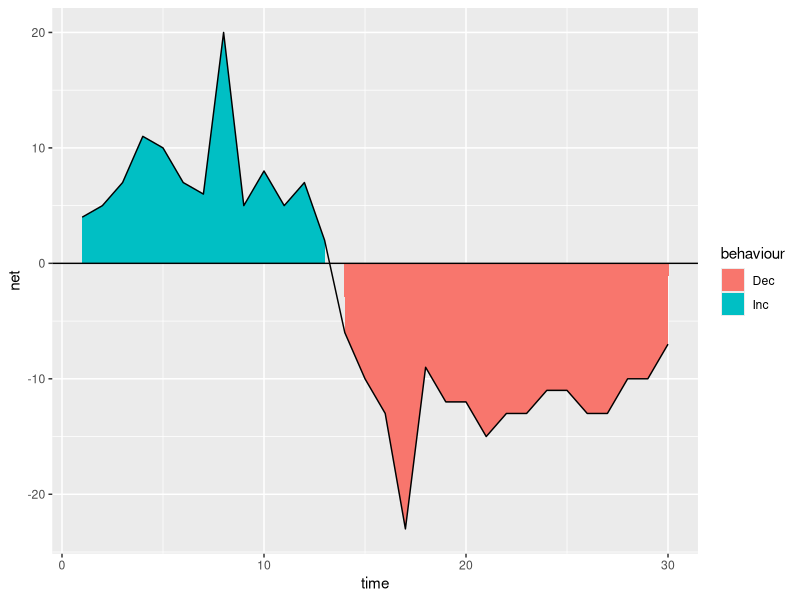
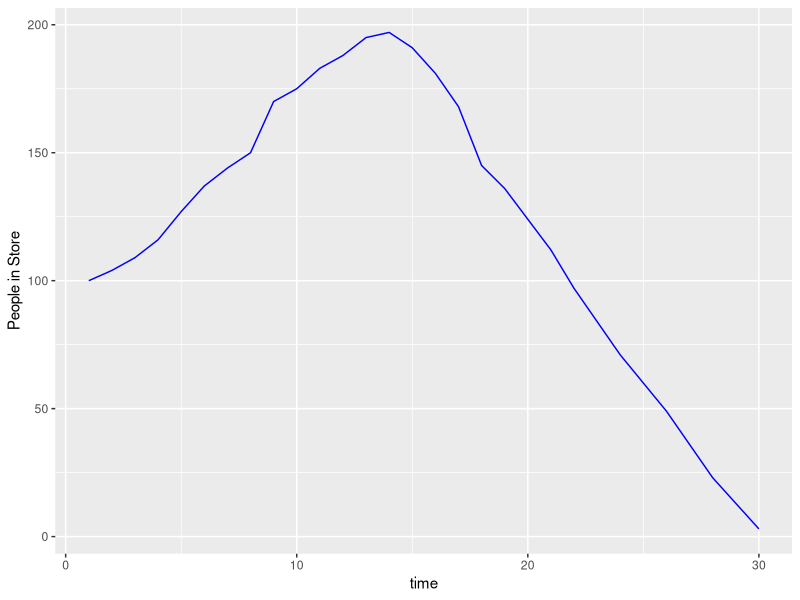

Source code (R) for these figures, in order:
# inflow
entering <- c(14, 16, 22, 37, 28, 27, 24, 29, 21, 22, 21, 22, 18, 19, 16, 
              12,  7, 13, 16, 15, 23, 10,  8, 15, 12, 11, 12, 10, 11, 10)

#outflow
leaving <-  c(10, 11, 15, 26, 18, 20, 18,  9, 16, 14, 16, 15, 16, 25, 26, 
              25, 30, 22, 28, 27, 38, 23, 21, 26, 23, 24, 25, 20, 21, 17)

people_in_store    <- vector(mode="numeric",length = 30)
people_in_store[1] <- 100 # initial stock

DT <- 1
for(i in 2:length(people_in_store)){
  people_in_store[i] <- people_in_store[i-1] + 
                          (entering[i-1] - leaving [i-1]) * DT
}

library(ggplot2)

df<- data.frame(time=1:30,Entering=entering,Leaving=leaving,People_in_Store=people_in_store)

df$net<-df$Entering-df$Leaving
df$behaviour<-ifelse(df$net>0,"Inc","Dec")

ggplot(df,aes(x=time,y=net))+
  geom_area(aes(fill=behaviour))+
  geom_line()+
  geom_hline(yintercept = 0)

ggplot(df,aes(x=time,y=People_in_Store))+
  geom_line(colour="blue")+ylab("People in Store")




